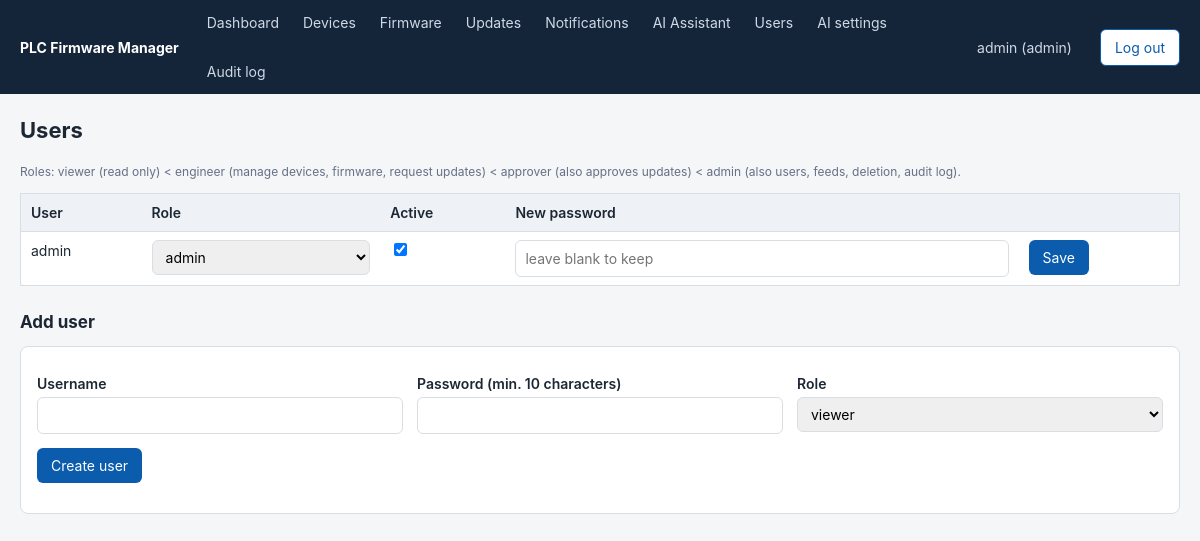
The app's page /users (signed in) with its own data.
### app/models.py (models this page shows, shortened)
class User(Base):
    __tablename__ = "users"
    id: Mapped[int] = mapped_column(primary_key=True)
    username: Mapped[str] = mapped_column(String(64), unique=True)
    password_hash: Mapped[str] = mapped_column(String(128))
    role: Mapped[str] = mapped_column(String(16), default="viewer")
    active: Mapped[bool] = mapped_column(Boolean, default=True)
    created_at: Mapped[datetime] = mapped_column(DateTime, default=utcnow)

### app/routers/admin.py (the view)
@router.get("/users")
def users(request: Request, user: User = Depends(require("admin")), db: Session = Depends(get_db)):
    return render(request, "users.html", user, db, users=db.scalars(select(User)).all(), roles=ROLES)

### app/templates/users.html (shortened to what this page needs)
{% extends "base.html" %}
{% block content %}
<h1>Users</h1>
<p class="muted small">Roles: viewer (read only) &lt; engineer (manage devices, firmware, request updates) &lt;
approver (also approves updates) &lt; admin (also users, feeds, deletion, audit log).</p>
<table>
  <tr><th>User</th><th>Role</th><th>Active</th><th>New password</th><th></th></tr>
  {% for u in users %}
  <tr>
    <td>{{ u.username }}
        </td>
    <td><select form="uf-{{ u.id }}" name="role" aria-label="Role">{% for r in roles %}<option value="{{ r }}" {% if r == u.role %}selected{% endif %}>{{ r }}</option>{% endfor %}</select></td>
    <td><input form="uf-{{ u.id }}" type="checkbox" name="active" value="true" {% if u.active %}checked{% endif %} aria-label="Active"></td>
    <td><input form="uf-{{ u.id }}" type="password" name="new_password" autocomplete="new-password" aria-label="New password" placeholder="leave blank to keep"></td>
    <td><button form="uf-{{ u.id }}" type="submit">Save</button></td>
  </tr>
  {% endfor %}
</table>
<h2>Add user</h2>
<form class="card" method="post" action="/users/new">
  <div class="row">
    <div><label for="n-user">Username</label><input type="text" id="n-user" name="username" required maxlength="64"></div>
    <div><label for="n-pass">Password (min. 10 characters)</label><input type="password" id="n-pass" name="password" required autocomplete="new-password"></div>
    <div><label for="n-role">Role</label><select id="n-role" name="role">{% for r in roles %}<option value="{{ r }}">{{ r }}</option>{% endfor %}</select></div>
  </div>
  <p><button type="submit">Create user</button></p>
</form>
{% endblock %}

### app/templates/base.html (shortened to what this page needs)
<!doctype html>
<html lang="en">
<head>
  <link rel="stylesheet" href="/static/style.css">
</head>
<body>
{% if user %}
<header>
  <span class="brand">PLC Firmware Manager</span>
  <nav>
    <a href="/">Dashboard</a>
    <a href="/devices">Devices</a>
    <a href="/firmware">Firmware</a>
    <a href="/updates">Updates</a>
    <a href="/notifications">Notifications{% if unread %} ({{ unread }}){% endif %}</a>
    <a href="/assistant">AI Assistant</a>
    {% if user.has_role('admin') %}<a href="/users">Users</a><a href="/ai-settings">AI settings</a><a href="/audit">Audit log</a>{% endif %}
  </nav>
  <a href="/account">{{ user.username }} ({{ user.role }})</a>
  <form method="post" action="/logout">
    <button class="secondary" type="submit">Log out</button>
  </form>
</header>
{% endif %}
<main>
  {% block content %}{% endblock %}
</main>
</body>
</html>

### app/static/style.css (style rules this page uses)
:root { --bg:#f4f6f8; --fg:#1d2733; --card:#fff; --line:#d8dee4; --accent:#0b5cad; --bad:#b42318; --warn:#b54708; --ok:#067647; }
* { box-sizing: border-box; }
body { margin:0; font:14px/1.5 -apple-system,Segoe UI,Roboto,sans-serif; background:var(--bg); color:var(--fg); }
header { background:#14253a; color:#fff; display:flex; align-items:center; gap:18px; padding:0 20px; flex-wrap:wrap; }
header .brand { font-weight:700; padding:12px 0; }
header nav { display:flex; gap:4px; flex:1; flex-wrap:wrap; }
header a { color:#cfd9e6; text-decoration:none; padding:12px 10px; }
header form { margin:0; display:inline; }
main { max-width:1200px; margin:20px auto; padding:0 20px; }
h1 { font-size:22px; margin:0 0 16px; }
h2 { font-size:17px; margin:24px 0 10px; }
.card { background:var(--card); border:1px solid var(--line); border-radius:8px; padding:16px; margin-bottom:16px; }
table { width:100%; border-collapse:collapse; background:var(--card); border:1px solid var(--line); border-radius:8px; }
th, td { text-align:left; padding:8px 10px; border-bottom:1px solid var(--line); vertical-align:top; }
th { background:#eef2f6; font-weight:600; }
a { color:var(--accent); }
label { display:block; font-weight:600; margin:10px 0 3px; }
input[type=text], input[type=password], input[type=number], input[type=url], select, textarea, input[type=file] { width:100%; padding:7px 9px; border:1px solid var(--line); border-radius:6px; font:inherit; }
.row { display:grid; grid-template-columns:repeat(auto-fit,minmax(220px,1fr)); gap:0 14px; }
button, .btn { background:var(--accent); color:#fff; border:0; border-radius:6px; padding:7px 14px; font:inherit; cursor:pointer; text-decoration:none; display:inline-block; }
button.secondary, .btn.secondary { background:#fff; color:var(--accent); border:1px solid var(--accent); }
.muted { color:#667085; }
.small { font-size:12px; }

### records on screen
User: username "admin", role "admin", active "☑"

### other values on screen
form field role "viewer"
